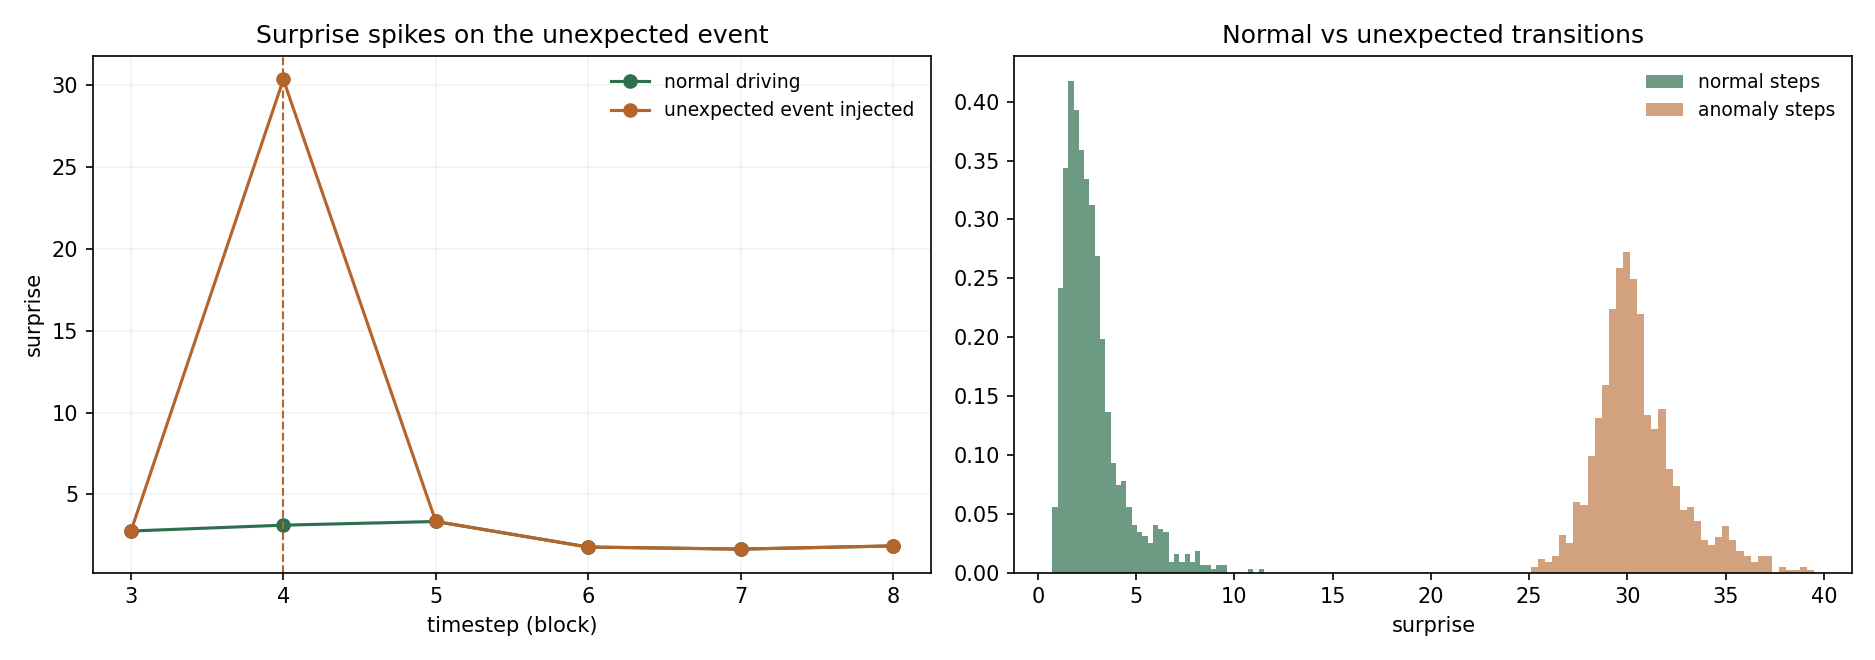

Reproduce this figure in Python.
"""
lewm2_surprise.py — the surprise signal.

Surprise at each step = distance between the world model's 1-step prediction
(from the REAL current state + action) and the REAL next embedding:
    surprise_t = || predict(hist_t, action_t) - embed(o_{t+1}) ||

Normal driving -> the model predicts well -> low surprise.
Unexpected event -> the real next state jumps somewhere the model didn't expect
-> surprise spikes. We show this by injecting a sudden hazard (a car cuts in
close + ego forced to a sudden stop) at one step and watching the signal.
"""
import numpy as np, torch
import gymnasium as gym, highway_env  # noqa
from lewm2 import LeWM2, N_HIST
from lewm2_data import CFG, SKIP, N_ACTIONS, onehot_block, P

ck = torch.load("lewm2_ckpt.pt", map_location="cpu", weights_only=False)
m = LeWM2(latent=ck["latent"]); m.load_state_dict(ck["model"]); m.eval()
mean, std = ck["obs_mean"], ck["obs_std"]
def emb(o):
    with torch.no_grad(): return m.embed(torch.tensor((o.reshape(-1)-mean)/std, dtype=torch.float32).unsqueeze(0))[0]

def make_anomaly(obs):
    """Sudden hazard: a car cuts in very close ahead + ego abruptly slows."""
    o = obs.reshape(5,5).copy()
    o[0,3] = max(0.0, o[0,3]*0.1)                 # ego speed suddenly drops
    o[1] = [1.0, 0.03, 0.0, -0.3, 0.0]            # vehicle 1 appears right ahead, approaching
    return o.reshape(-1)

def collect_seq(nseq, L, seed):
    rng=np.random.default_rng(seed); env=gym.make("highway-fast-v0",config=CFG); seqs=[]; ep=seed
    while len(seqs)<nseq:
        obs,_=env.reset(seed=ep); ep+=1; os_=[np.asarray(obs,np.float32).reshape(-1)]; ac=[]; done=False
        while not done:
            a=int(rng.choice(N_ACTIONS,p=P)); obs,_,te,tr,_=env.step(a); ac.append(a)
            os_.append(np.asarray(obs,np.float32).reshape(-1)); done=te or tr
        nf=len(ac)//SKIP
        if nf<L: continue
        kept=np.stack([os_[i*SKIP] for i in range(L)]); bl=np.stack([onehot_block(ac[i*SKIP:(i+1)*SKIP]) for i in range(L-1)])
        seqs.append((kept,bl))
    env.close(); return seqs

L=9; seqs=collect_seq(200,L,seed=7)
def surprise(hist, block, znext):
    with torch.no_grad(): return (m.predictor(hist.unsqueeze(0), torch.tensor(block,dtype=torch.float32).unsqueeze(0))[0]-znext).norm().item()

# distributions: normal vs anomalous transitions
normal_s=[]; anom_s=[]
for kept,bl in seqs:
    z=torch.stack([emb(kept[i]) for i in range(L)])
    for h in range(N_HIST, L):
        hist=z[h-N_HIST:h]
        normal_s.append(surprise(hist, bl[h-1], z[h]))
        anom_s.append(surprise(hist, bl[h-1], emb(make_anomaly(kept[h]))))
normal_s=np.array(normal_s); anom_s=np.array(anom_s)
print(f"normal-step surprise:  mean {normal_s.mean():.3f}  (90th pct {np.percentile(normal_s,90):.3f})")
print(f"anomaly-step surprise: mean {anom_s.mean():.3f}")
print(f"anomaly is {anom_s.mean()/normal_s.mean():.1f}x the normal surprise")

# one representative episode trace with an anomaly injected mid-episode
kept,bl=seqs[0]; z=torch.stack([emb(kept[i]) for i in range(L)])
trace=[]; inj=L//2
for h in range(N_HIST,L):
    hist=z[h-N_HIST:h]
    nxt = emb(make_anomaly(kept[h])) if h==inj else z[h]
    trace.append(surprise(hist, bl[h-1], nxt))
base=[surprise(z[h-N_HIST:h], bl[h-1], z[h]) for h in range(N_HIST,L)]

import matplotlib; matplotlib.use("Agg"); import matplotlib.pyplot as plt
xs=list(range(N_HIST,L))
fig,ax=plt.subplots(1,2,figsize=(12.5,4.4))
ax[0].plot(xs,base,"-o",color="#2E6F4E",label="normal driving")
ax[0].plot(xs,trace,"-o",color="#B5642A",label="unexpected event injected")
ax[0].axvline(inj,color="#B5642A",ls="--",lw=1); ax[0].set_xlabel("timestep (block)"); ax[0].set_ylabel("surprise")
ax[0].set_title("Surprise spikes on the unexpected event"); ax[0].legend(frameon=False,fontsize=9); ax[0].grid(alpha=.15)
ax[1].hist(normal_s,bins=40,alpha=.7,color="#2E6F4E",density=True,label="normal steps")
ax[1].hist(anom_s,bins=40,alpha=.6,color="#B5642A",density=True,label="anomaly steps")
ax[1].set_xlabel("surprise"); ax[1].set_title("Normal vs unexpected transitions"); ax[1].legend(frameon=False,fontsize=9)
plt.tight_layout(); plt.savefig("lewm2_surprise.png",dpi=150); print("saved -> lewm2_surprise.png")
